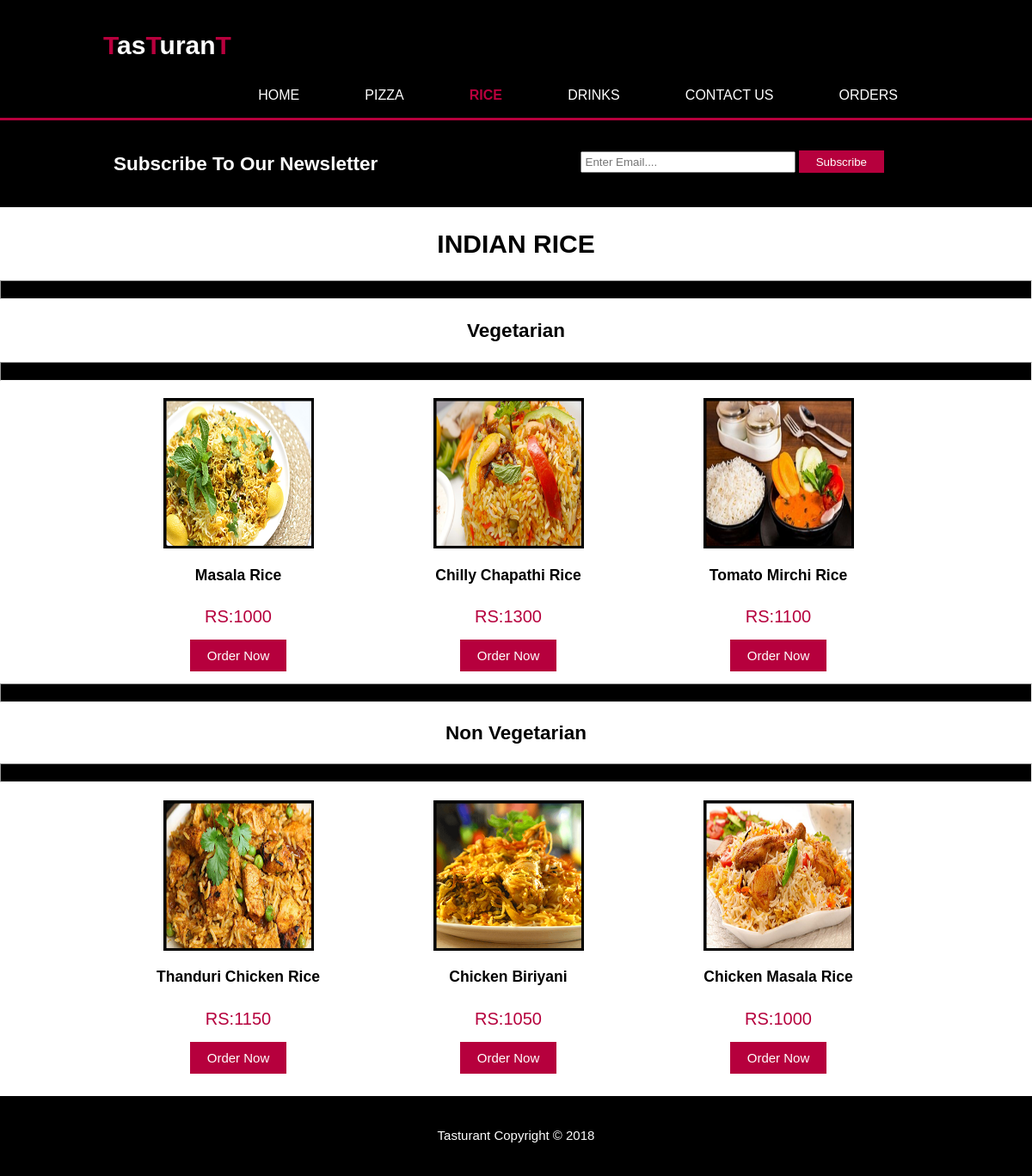
Page /indian_rice.php on the committed database.
### tables this page shows
CREATE TABLE `food` (
  `id` int(5) NOT NULL,
  `item_name` varchar(100) NOT NULL,
  `item_price` int(5) NOT NULL,
  `item_qty` int(5) NOT NULL,
  `item_image` varchar(500) NOT NULL,
  `item_cat1` varchar(100) NOT NULL,
  `item_cat2` varchar(100) NOT NULL,
  `item_cat3` varchar(100) NOT NULL,
  `item_desc` varchar(300) NOT NULL
);

### indian_rice.php (the view, shortened to what this page needs)
<?php include 'inc/title.php';?>
<?php
    $link=mysqli_connect("localhost","root","");
    mysqli_select_db($link,"tasturant");
?>
<header>
            <div class="container">
                <div id="branding">
                    <h1><span class="highlight">T</span>as<span class="highlight">T</span>uran<span class="highlight">T</span></h1>
                </div>
                <nav>
                    <ul>
                        <li><a href="index.php">Home</a></li>
                        <li class="dropdown"><a href="#" class="dropbtn">Pizza</a>
                        </li>
                        <li class="dropdown current"><a href="#" class="dropbtn">Rice</a>
                        </li>
                        <li><a href="drinks.php">Drinks</a></li>
                        <li><a href="contact.php">Contact Us</a></li>
                        <li><a href="wipe.php" onclick="return  confirm('Do you want to clean cart?')">Orders</a></li>
                    </ul>
                </nav>
            </div>
        </header>
        <?php include 'inc/subscribe.php';?>
        <div><center><h1>INDIAN RICE</h1></center></div>
        <hr style=" height:20px; background:black;">
        <section id="services">
                <div><center><h2>Vegetarian</h2></center></div>
                <hr style=" height:20px; background:black;">
                <div class="container">
                <?php
                    $res = mysqli_query($link,"select * from food where item_cat1='Rice' AND item_cat2='indian' AND item_cat3='vege'");
                    while($row=mysqli_fetch_array($res)){
                ?>
                            <div class="box back1">
                                <img src="admin/<?php echo $row["item_image"];?>">
                                <h3><?php echo $row["item_name"];?></h3>
                                <p class="prize">RS:<?php echo $row["item_price"];?></p>
                                <a href="item_desc.php?id=<?php echo $row["id"]; ?>" class="b_food_order">Order Now</a>
                            </div>
                <?php
                    }
                ?>
                </div>
                <hr style=" height:20px; background:black;">
                <div><center><h2>Non Vegetarian</h2></center></div>
                    <hr style=" height:20px; background:black;">
                    <div class="container">
                <?php
                    $res = mysqli_query($link,"select * from food where item_cat1='Rice' AND item_cat2='indian' AND item_cat3='nonvege'");
                    while($row=mysqli_fetch_array($res)){
                ?>
                            <div class="box back1">
                                <img src="admin/<?php echo $row["item_image"];?>">
                                <h3><?php echo $row["item_name"];?></h3>
                                <p class="prize">RS:<?php echo $row["item_price"];?></p>
                                <a href="item_desc.php?id=<?php echo $row["id"]; ?>" class="b_food_order">Order Now</a>
                            </div>
                <?php
                    }
                ?>
                    </div>
            </section>
     <?php include 'inc/footer.php';?>

### css/style.css (style rules this page uses)
body { font: 15px/1.5 Arial, Helvetica, sans-serif; padding: 0; margin: 0; background-color: rgb(255, 255, 255); }
.container { width: 80%; margin: auto; overflow: hidden; }
ul { padding: 0; margin: 0; }
header { background: rgb(0, 0, 0); color: white; padding-top: 30px; min-height: 60px; border-bottom: rgb(182, 0, 61) 3px solid; }
header a { color: white; text-decoration: none; text-transform: uppercase; font-size: 16px; }
header li { display: inline; padding: 0 20px 0 20px; }
header #branding { float: left; }
header #branding h1 { margin: 0; }
header nav { float: right; margin-top: 10px; }
header .highlight, header .current a { color: rgb(184, 0, 61); font-weight: bold; }
li a, .dropbtn { display: inline-block; color: white; text-align: center; padding: 14px 16px; text-decoration: none; }
li.dropdown { display: inline-block; }
#services { margin-top: 20px; }
#services .box { float: left; width: 30%; padding: 13px; text-align: center; }
#services .box img { width: 175px; }
.prize { font-size: 15pt; color: rgb(182, 0, 61); }
.b_food_order { background: rgb(182, 0, 61); border: none; padding-left: 20px; padding-right: 20px; color: white; text-decoration: none; padding-top: 10px; padding-bottom: 10px; }

### rows in the picture
food: item_image (picture), item_name "Masala Rice", item_price "1000"
food: item_image (picture), item_name "Chilly Chapathi Rice", item_price "1300"
food: item_image (picture), item_name "Tomato Mirchi Rice", item_price "1100"
food: item_image (picture), item_name "Thanduri Chicken Rice", item_price "1150"
food: item_image (picture), item_name "Chicken Biriyani", item_price "1050"
food: item_image (picture), item_name "Chicken Masala Rice", item_price "1000"
